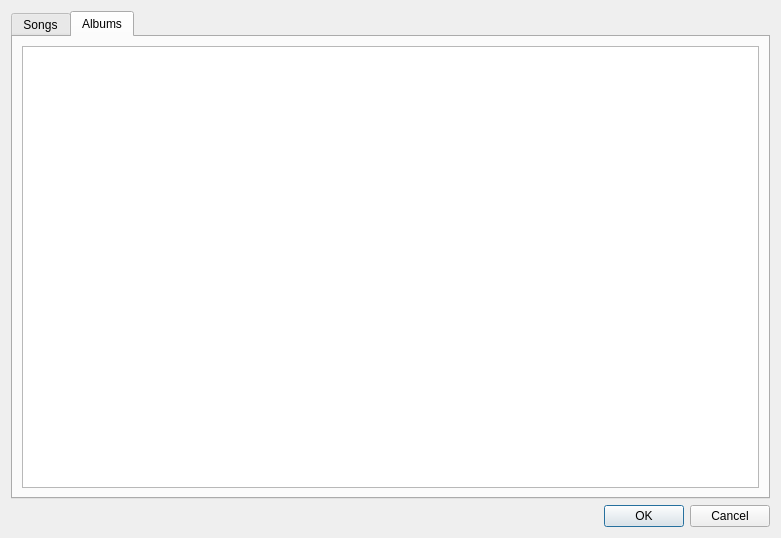
<?xml version="1.0" encoding="UTF-8"?>
<ui version="4.0">
 <class>History</class>
 <widget class="QDialog" name="History">
  <property name="geometry">
   <rect>
    <x>0</x>
    <y>0</y>
    <width>781</width>
    <height>538</height>
   </rect>
  </property>
  <property name="windowTitle">
   <string>Dialog</string>
  </property>
  <property name="modal">
   <bool>false</bool>
  </property>
  <layout class="QGridLayout" name="gridLayout">
   <item row="0" column="0">
    <layout class="QVBoxLayout" name="verticalLayout_2">
     <item>
      <widget class="QTabWidget" name="tabWidget">
       <property name="currentIndex">
        <number>1</number>
       </property>
       <widget class="QWidget" name="songs">
        <attribute name="title">
         <string>Songs</string>
        </attribute>
        <layout class="QGridLayout" name="gridLayout_2">
         <item row="0" column="0">
          <widget class="QTableWidget" name="tableWidget">
           <property name="sortingEnabled">
            <bool>true</bool>
           </property>
           <property name="supportedDragActions">
            <set>Qt::DropAction::IgnoreAction</set>
           </property>
           <column>
            <property name="text">
             <string>Indentification date</string>
            </property>
           </column>
           <column>
            <property name="text">
             <string>Artist</string>
            </property>
           </column>
           <column>
            <property name="text">
             <string>Song</string>
            </property>
           </column>
           <column>
            <property name="text">
             <string>Album</string>
            </property>
           </column>
           <column>
            <property name="text">
             <string>Track Number</string>
            </property>
           </column>
           <column>
            <property name="text">
             <string>Favourite</string>
            </property>
           </column>
          </widget>
         </item>
        </layout>
       </widget>
       <widget class="QWidget" name="albums">
        <attribute name="title">
         <string>Albums</string>
        </attribute>
        <layout class="QGridLayout" name="gridLayout_3">
         <item row="0" column="0">
          <widget class="QTableView" name="albumsTable">
           <property name="sortingEnabled">
            <bool>true</bool>
           </property>
          </widget>
         </item>
        </layout>
       </widget>
      </widget>
     </item>
     <item alignment="Qt::AlignmentFlag::AlignBottom">
      <widget class="QDialogButtonBox" name="buttonBox">
       <property name="orientation">
        <enum>Qt::Orientation::Horizontal</enum>
       </property>
       <property name="standardButtons">
        <set>QDialogButtonBox::StandardButton::Cancel|QDialogButtonBox::StandardButton::Ok</set>
       </property>
      </widget>
     </item>
    </layout>
   </item>
  </layout>
 </widget>
 <resources/>
 <connections>
  <connection>
   <sender>buttonBox</sender>
   <signal>accepted()</signal>
   <receiver>History</receiver>
   <slot>accept()</slot>
   <hints>
    <hint type="sourcelabel">
     <x>248</x>
     <y>254</y>
    </hint>
    <hint type="destinationlabel">
     <x>157</x>
     <y>274</y>
    </hint>
   </hints>
  </connection>
  <connection>
   <sender>buttonBox</sender>
   <signal>rejected()</signal>
   <receiver>History</receiver>
   <slot>reject()</slot>
   <hints>
    <hint type="sourcelabel">
     <x>316</x>
     <y>260</y>
    </hint>
    <hint type="destinationlabel">
     <x>286</x>
     <y>274</y>
    </hint>
   </hints>
  </connection>
 </connections>
</ui>
